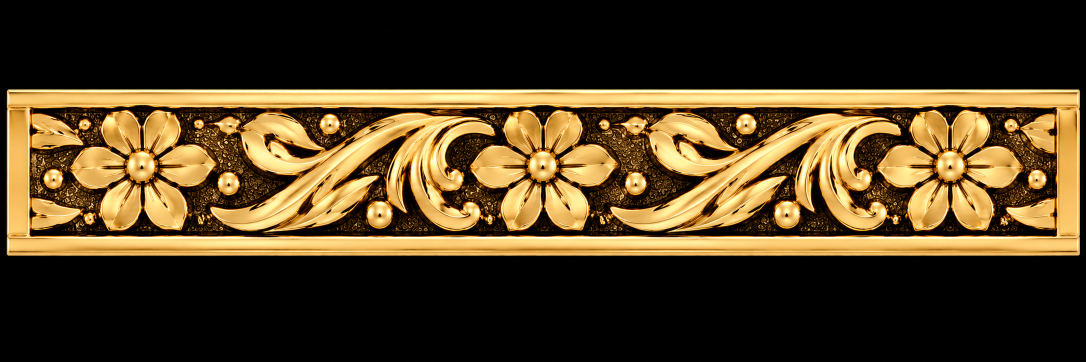
#> input picture reference/band_face.png, 2172 x 724 px, found by its file name (shown at 1/2 size)
$ python sfs_probe.py
#> lines starting #> are read from the running program, lines starting #| are printed output that depends on the picture; after the words box and inside, x2 and y2 are one past the last pixel; in counts of white or black regions, pixels touching at a corner belong together
### legacy/tools/v2/common.py
"""Shared loader for v2 tools: ref tile (rc, BGR float), ref-gold mask R, map height H, map footprint M, hillshade HS, all in map space 1640x520.
Same cut as diff_v2.py / make_map_v2.py (ref rows 215..472, cols 70..2115, tile cols C0..C0+814, 40 px seam cross-fade)."""
import os, cv2, numpy as np
from scipy import ndimage as ndi
TW, TH, P, C0, SEAM = 1640, 520, 814, 608, 40
def load(mp='maps/v2/band_period_v2.png', T=.03, HI=150, LO=85, GROW=6):
#> called with mp = 'maps/v2/band_period_v2.png', T = 0.03, HI = 150, LO = 85, GROW = 6
    ref = cv2.imread('reference/band_face.png')[215:473, 70:2116]
    V = cv2.GaussianBlur(cv2.cvtColor(ref, cv2.COLOR_BGR2GRAY).astype(np.float32), (0, 0), 1.0)
    seed = ndi.binary_opening(V > HI, np.ones((3, 3))); cand = V > LO; g = seed.copy()
#> after `seed = ndi.binary_opening(V > HI, np.ones((3, 3)))`:
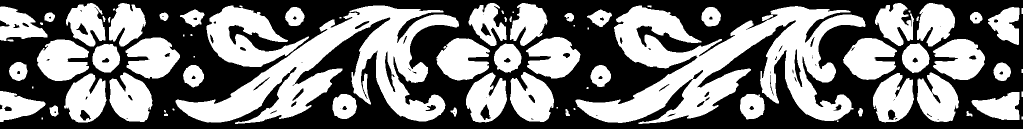
#> seed: shape (258, 2046) bool (shown at 1/2 size); 47.1% white; 81 white regions (20 under 20 px), largest, box (x1, y1, x2, y2) and area: (1151, 11, 1731, 248) 58604, (351, 11, 918, 248) 46660, (413, 11, 618, 134) 11972
#> after `cand = V > LO`: cand: shape (258, 2046) bool; 57% white; 109 black regions (57 under 20 px), largest, box (x1, y1, x2, y2) and area: (0, 0, 2044, 258) 217106, (1275, 53, 1399, 104) 1993, (458, 52, 572, 102) 1710
    for _ in range(GROW): g = ndi.binary_dilation(g, np.ones((3, 3))) & cand | seed
#> g: shape (258, 2046) bool; 54.8% white; 90 black regions (49 under 20 px), largest, box (x1, y1, x2, y2) and area: (0, 0, 2046, 258) 229451, (1275, 53, 1399, 104) 1993, (458, 52, 572, 102) 1713
    g = ndi.binary_opening(g, np.ones((3, 3)))
#> g: shape (258, 2046) bool; 54.7% white; 80 black regions (40 under 20 px), largest, box (x1, y1, x2, y2) and area: (0, 0, 2046, 258) 230485, (1275, 53, 1399, 104) 2000, (458, 52, 572, 102) 1716
    lab, n = ndi.label(g); ar = np.bincount(lab.ravel(), minlength=n + 1); g = np.isin(lab, [i for i in range(1, n + 1) if ar[i] >= 150])
#> after `lab, n = ndi.label(g)`:
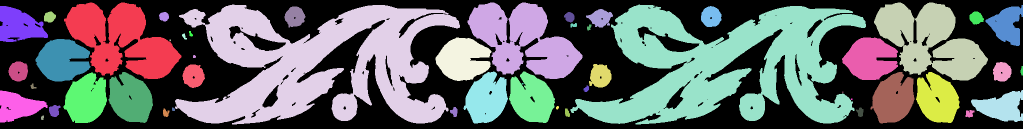
#> lab: shape (258, 2046) int32 (shown at 1/2 size); 51 distinct labels, from 0 to 50; one colour per label, 0 black
#> after `lab, n = ndi.label(g)`: n = 50
#> after `ar = np.bincount(lab.ravel(), minlength=n + 1)`: ar = 51 values, max 239208 at index 0, min 9 at index 22, mean 10350.4
#> after `g = np.isin(lab, [i for i in range(1, n + 1) if ar[i] >= 150])`: g: shape (258, 2046) bool; 54.5% white; 80 black regions (40 under 20 px), largest, box (x1, y1, x2, y2) and area: (0, 0, 2046, 258) 231466, (1275, 53, 1399, 104) 2000, (458, 52, 572, 102) 1716
    hl, hn = ndi.label(~g); ha = np.bincount(hl.ravel(), minlength=hn + 1); g |= np.isin(hl, [i for i in range(1, hn + 1) if ha[i] < 150])
#> after `hl, hn = ndi.label(~g)`:
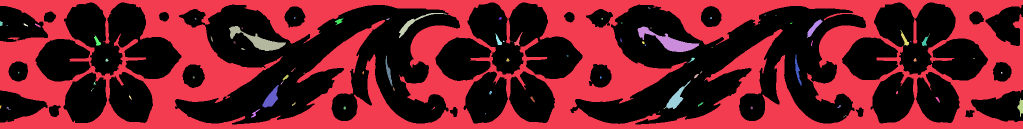
#> hl: shape (258, 2046) int32 (shown at 1/2 size); 108 distinct labels, from 0 to 107; one colour per label, 0 black
#> after `hl, hn = ndi.label(~g)`: hn = 107
#> after `ha = np.bincount(hl.ravel(), minlength=hn + 1)`: ha = 108 values, max 287679 at index 0, min 1 at index 18, mean 4887.7
#> after `g |= np.isin(hl, [i for i in range(1, hn + 1) if ha[i] < 150])`: g: shape (258, 2046) bool; 54.8% white; 11 black regions, largest, box (x1, y1, x2, y2) and area: (0, 0, 2046, 258) 231255, (1275, 53, 1399, 104) 2000, (458, 52, 572, 102) 1716
    def periodic(a):
        e = a[:, C0:C0 + P + SEAM].copy(); t = e[:, :P].copy(); al = (np.arange(SEAM) / SEAM)[None, :]
#> after `e = a[:, C0:C0 + P + SEAM].copy()`: e: shape (258, 854) float32; values 0 (black) and 1 (white), 54.6% white; 6 black regions, box (x1, y1, x2, y2) and area: (0, 0, 854, 258) 95889, (667, 53, 791, 104) 2000, (722, 161, 774, 218) 791, (802, 125, 854, 164) 589, (190, 26, 286, 76) 573, (163, 111, 177, 173) 277
#> after `t = e[:, :P].copy()`: t: shape (258, 814) float32; values 0 (black) and 1 (white), 54.8% white; 6 black regions, box (x1, y1, x2, y2) and area: (0, 0, 814, 258) 91286, (667, 53, 791, 104) 2000, (722, 161, 774, 218) 791, (190, 26, 286, 76) 573, (163, 111, 177, 173) 277, (802, 154, 814, 164) 73
        if a.ndim == 3: al = al[..., None]
        t[:, :SEAM] = (1 - al) * e[:, P:P + SEAM] + al * e[:, :SEAM]; return t
#> after `t[:, :SEAM] = (1 - al) * e[:, P:P + SEAM] + al * e[:, :SEAM]`: t: shape (258, 814) float32; min 0, max 1, mean 0.549
    rs = lambda a: cv2.resize(a, (TW, TH), interpolation=cv2.INTER_CUBIC)
    R = rs(periodic(g.astype(np.float32))) > .5
#> R: shape (520, 1640) bool; 55.1% white; 11 black regions (4 under 20 px), largest, box (x1, y1, x2, y2) and area: (0, 0, 1640, 520) 368040, (1344, 107, 1594, 210) 8164, (1455, 324, 1559, 439) 3218
    rc = rs(periodic(ref.astype(np.float32)))
#> in periodic (call 2), `t[:, :SEAM] = (1 - al) * e[:, P:P + SEAM] + al * e[:, :SEAM]`: t: shape (258, 814, 3) float32; mean of channels 0, 1, 2 57.8, 113.8, 149.4
    H = cv2.imread(mp, -1).astype(np.float32) / 65535
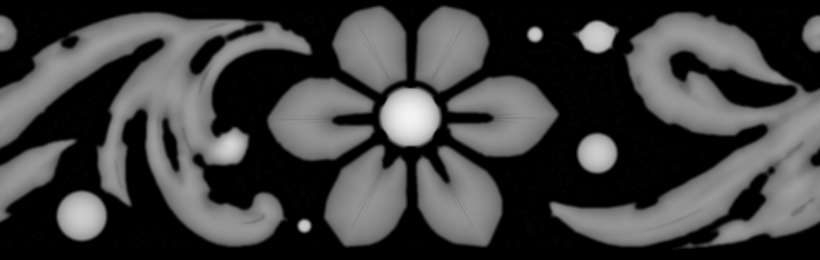
#> input picture maps/v2/band_period_v2.png, 1640 x 520 px, found by its file name (shown at 1/2 size)
#> H: shape (520, 1640) float32; min 0, max 0.95, mean 0.251
    hp = mp.replace('.png', '_hillshade.png')
    HS = cv2.imread(hp, 0) if os.path.exists(hp) else None
    return dict(rc=rc, R=R, H=H, M=H > T, HS=HS)
# [4 lines left out: function regions, not called in this run]

### tools/v2/sfs_probe.py
"""T6 shape-from-shading viability probe (no map change). usage: python3 tools/v2/sfs_probe.py [out.png]
1 SANITY: directional-derivative correlation on a KNOWN Lambertian render of the map (must be ~.95, proves the measurement works).
2 REAL: same measurement on the reference's gold luminance (rim 1-6 px inside the footprint, rim 1-12, interior >12 px) and best azimuth.
3 REGRESSION: held-out R^2 of ref luminance from 12 local geometry features of the map (slopes, |grad|, height, Laplacian, 2nd derivs, products, distance to edge).
Last run (s103): sanity .950; real rim best az 120 corr .124 (interior .041); held-out R^2 rim .238 / interior .155 / all gold .178 => the reference's gold shading is NOT a (Lambertian) function of
the map's geometry, so single-image shape-from-shading / luminance inversion cannot give a trustworthy interior height target. Pretrained photo depth nets: HF + PyTorch CPU index blocked here, MiDaS weights reachable on github but torch is ~900 MB and the domain (chrome-like gold illustration) is a poor fit: not attempted.
Figure: ref V | prediction from map geometry (fit on all gold) | |residual| = ref shading structure the map's geometry does not explain (candidate missing detail OR specular/environment shading: cannot tell which)."""
import os, sys, cv2, numpy as np
from scipy import ndimage as ndi
sys.path.insert(0, os.path.dirname(__file__)); from common import *
out = sys.argv[1] if len(sys.argv) > 1 else '/mnt/user-data/outputs/sfs_probe.png'
d = load(); H, M = d['H'], d['M']; g8 = lambda a: cv2.cvtColor(np.clip(a, 0, 255).astype(np.uint8), cv2.COLOR_BGR2GRAY).astype(np.float32)
#> after `d = load()`: d = 5 items
#> after `H, M = (d['H'], d['M'])`: M: shape (520, 1640) bool; 52.8% white; 9 black regions (1 under 20 px), largest, box (x1, y1, x2, y2) and area: (0, 0, 1640, 520) 389743, (1343, 105, 1590, 213) 9173, (383, 75, 448, 146) 1884
rv = cv2.GaussianBlur(g8(d['rc']), (0, 0), 1.5); Hs = cv2.GaussianBlur(H, (0, 0), 1.5); gy, gx = np.gradient(Hs); dist = ndi.distance_transform_edt(M)
def cc(a, b, w): a, b = a[w], b[w]; a = a - a.mean(); b = b - b.mean(); return float((a * b).sum() / np.sqrt((a * a).sum() * (b * b).sum() + 1e-9))
gy0, gx0 = np.gradient(H * 40); nn = np.dstack([-gx0, -gy0, np.ones_like(gx0)]); nn /= np.linalg.norm(nn, axis=2, keepdims=True)
L = np.array([-1, -1, 1.2]); L /= np.linalg.norm(L); lamb = cv2.GaussianBlur(np.clip(nn @ L, 0, 1), (0, 0), 1.5)
dirs = lambda im, w: max(((az, cc(im, gx * np.cos(np.deg2rad(az)) + gy * np.sin(np.deg2rad(az)), w)) for az in range(0, 360, 15)), key=lambda t: abs(t[1]))
rim6, rim12, inter = (dist >= 1) & (dist <= 6), (dist >= 1) & (dist <= 12), dist > 12
#> rim6: shape (520, 1640) bool; 8.8% white; 20 white regions, largest, box (x1, y1, x2, y2) and area: (0, 22, 627, 496) 20992, (1096, 22, 1640, 499) 14765, (890, 149, 1120, 317) 4487
#> rim12: shape (520, 1640) bool; 17.2% white; 19 white regions, largest, box (x1, y1, x2, y2) and area: (0, 22, 627, 496) 41484, (1096, 22, 1640, 499) 35862, (890, 149, 1120, 317) 8743
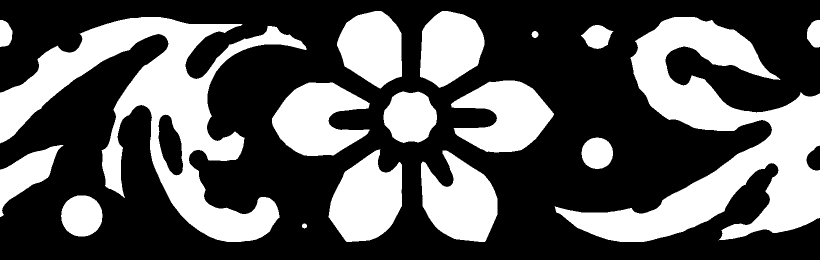
#> inter: shape (520, 1640) bool (shown at 1/2 size); 35.5% white; 17 white regions, largest, box (x1, y1, x2, y2) and area: (1109, 34, 1640, 484) 88606, (0, 34, 613, 484) 81870, (544, 165, 740, 312) 18775
print('SANITY known Lambertian: rim best az %d corr %+.3f' % dirs(lamb, rim6))
#| SANITY known Lambertian: rim best az 45 corr +0.950
for n, w in (('rim 1-6px', rim6), ('rim 1-12px', rim12), ('interior >12px', inter)): print('REAL %-15s best az %d corr %+.3f' % ((n,) + dirs(rv, w)))
#> this loop made 3 passes
#> n on passes 1 to 3: 'rim 1-6px', 'rim 1-12px', 'interior >12px'
#| REAL rim 1-6px       best az 120 corr +0.124
#| REAL rim 1-12px      best az 120 corr +0.108
#| REAL interior >12px  best az 135 corr +0.041
gyy, gyx = np.gradient(gy); gxy, gxx = np.gradient(gx)
#> after `gxy, gxx = np.gradient(gx)`:
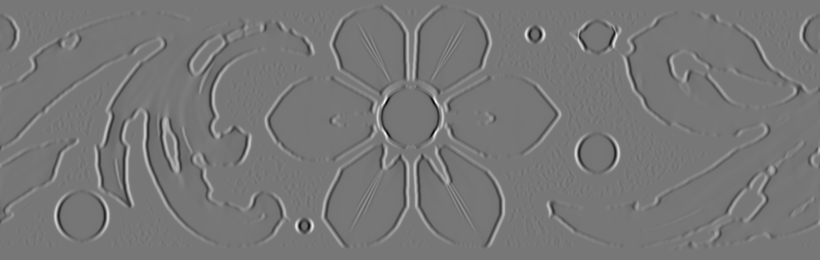
#> gxx: shape (520, 1640) float32 (shown at 1/2 size); min -0.0206, max 0.0233, mean -2.75e-08; drawn with min black and max white
F = lambda w: np.stack([gx[w], gy[w], np.hypot(gx, gy)[w], Hs[w], (gxx + gyy)[w], gxx[w], gyy[w], gxy[w], gx[w] ** 2, gy[w] ** 2, gx[w] * gy[w], dist[w]], 1)
for n, w in (('rim 1-6px', rim6), ('interior >12px', inter), ('all gold', M & (dist >= 1))):
    X = F(w); X = (X - X.mean(0)) / (X.std(0) + 1e-9); X = np.c_[X, np.ones(len(X))]; y = (rv[w] - rv[w].mean()) / rv[w].std(); idx = np.random.default_rng(0).permutation(len(y)); tr, te = idx[:len(y) // 2], idx[len(y) // 2:]
    wt = np.linalg.lstsq(X[tr], y[tr], rcond=None)[0]; p = X[te] @ wt; print('REGR %-15s n %6d held-out R^2 %.3f' % (n, len(y), 1 - ((y[te] - p) ** 2).sum() / ((y[te] - y[te].mean()) ** 2).sum()))
#> this loop made 3 passes
#> n on passes 1 to 3: 'rim 1-6px', 'interior >12px', 'all gold'
#| REGR rim 1-6px       n  75442 held-out R^2 0.238
#| REGR interior >12px  n 302977 held-out R^2 0.155
#| REGR all gold        n 449855 held-out R^2 0.178
w = M & (dist >= 1); X = F(w); mu, sd = X.mean(0), X.std(0) + 1e-9; X = np.c_[(X - mu) / sd, np.ones(len(X))]; yv = rv[w]; ym, ys = yv.mean(), yv.std(); wt = np.linalg.lstsq(X, (yv - ym) / ys, rcond=None)[0]
#> after `mu, sd = (X.mean(0), X.std(0) + 1e-09)`: mu = [6.87e-06, -3.72e-06, 0.0154, 0.473, -0.000909, -0.00038, -0.000529, -3.12e-05, 0.000263, 0.000354, 2.4e-05, 21.35]; sd = [0.0162, 0.0188, 0.0195, 0.155, 0.00468, 0.00258, 0.00313, 0.0017, 0.000729, 0.000857, 0.000493, 14.86]
#> after `ym, ys = (yv.mean(), yv.std())`: ym = 191.8; ys = 36.34
#> after `wt = np.linalg.lstsq(X, (yv - ym) / ys, rcond=None)[0]`: wt = [-0.0285, 0.073, -0.246, 0.309, -776345.6, 427337.6, 519466.6, -0.0424, 0.0476, 0.152, 0.0296, -0.0846, 3.27e-07]
pred = np.zeros_like(rv); pred[w] = (X @ wt) * ys + ym; res = np.zeros_like(rv); res[w] = np.abs(rv[w] - pred[w])
t = lambda a, n: cv2.putText(cv2.cvtColor(np.clip(a, 0, 255).astype(np.uint8), cv2.COLOR_GRAY2BGR), n, (8, 22), cv2.FONT_HERSHEY_SIMPLEX, .6, (0, 255, 255), 2)
sheet = np.vstack([t(rv * M, 'ref V (gold footprint)'), t(pred, 'predicted from map geometry'), t(np.clip(res * 2.5, 0, 255), '|residual| x2.5 (ref structure NOT explained)')])
cv2.imwrite(out, cv2.resize(sheet, None, fx=.5, fy=.5, interpolation=cv2.INTER_AREA)); print('wrote', out)
#> after `cv2.imwrite(out, cv2.resize(sheet, None, fx=0.5, fy=0.5, interpolation`:
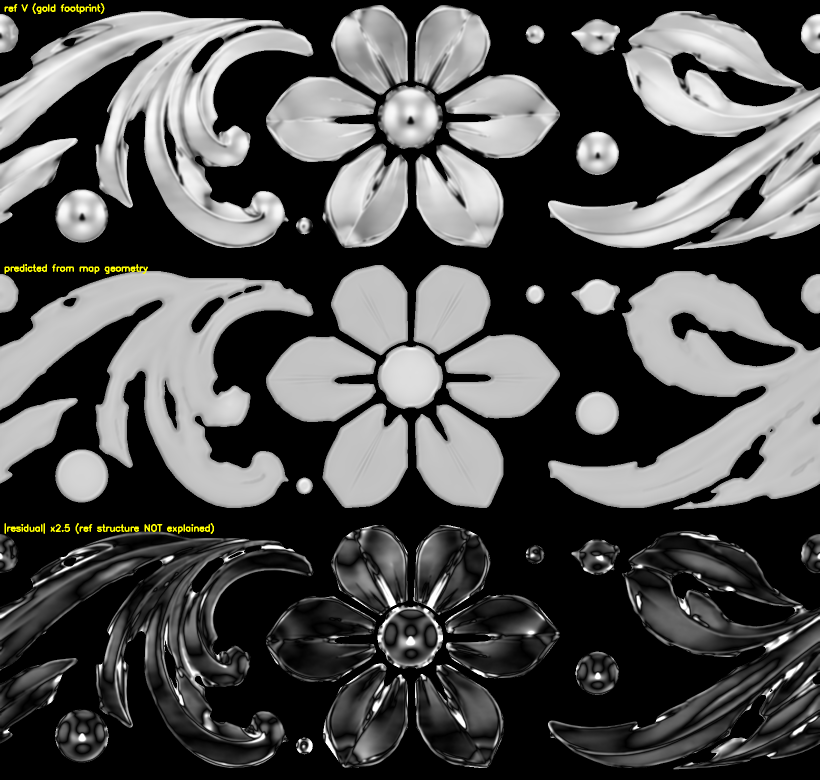
#> saved as sfs_probe.png: shape (780, 820, 3); mean B, G, R 77.9, 78.5, 78.5
#| wrote /mnt/user-data/outputs/sfs_probe.png
